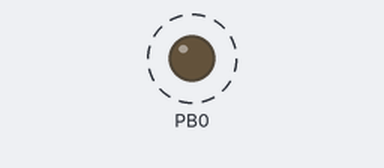
The program below on a simulated ATmega328P, built with avr-gcc and emulated at 16 MHz. On the bench: output pins drawn as LEDs (lit = HIGH). Dashed ring = blinking.

Above: at 0.4 s.
Timing chart, 0 to 4.6 s (numbered marks = the images above):
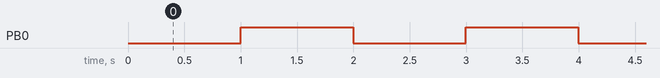

The program:

main.c
```c
#define F_CPU 16000000
#include <avr/io.h>
#include <avr/interrupt.h>

volatile uint8_t timeVariable = 0;

ISR(TIMER0_OVF_vect)
{
	timeVariable++;
	if (timeVariable >=244)
		{
			timeVariable = 0;
			PORTB ^= (1 << PORTB0);
		}
}

	int main(void)
	{
		DDRB = 0x01;
		TCCR0B = (1 << CS02);
		TIFR0 = (1 << TOV0);
		TIMSK0 = (1 << TOIE0);
		sei();

		while(1)
		{

		}
	}
```

Measured:
- by itself, PB0: alternates HIGH for 1.0 s and LOW for 1.0 s
